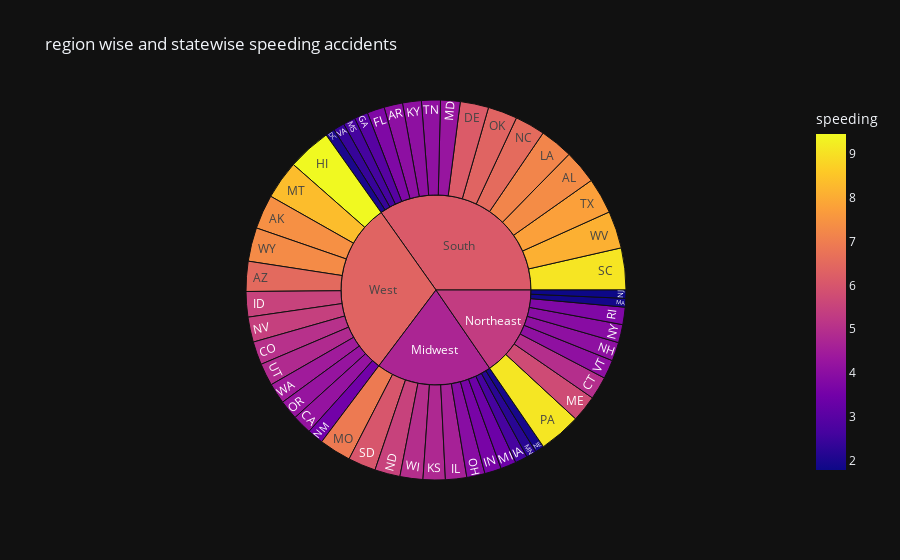

Write notebook code for a chart like this one.
### Code cell
# regionwise and statewise speeding accidents
fig = px.sunburst(df,
                   path=['region', 'abbrev'],
                   values='speeding',
                   title='region wise and statewise speeding accidents',
                   color='speeding',
                   template='plotly_dark')
fig.show()

### Figure 1 — Plotly figure (JSON) as saved in the notebook; plotly's stock layout.template omitted (floating-point values rounded to 4 significant figures)
{"data": [{"branchvalues": "total", "customdata": [[7.332], [7.421], [6.51], [4.032], [4.2], [5.032], [4.968], [6.156], [2.006], [3.759], [2.964], [9.45], [5.508], [4.608], [3.625], [2.669], [4.806], [4.066], [7.175], [5.738], [4.25], [1.886], [3.384], [2.208], [2.64], [6.923], [8.346], [1.937], [5.439], [4.06], [1.792], [3.496], [3.936], [6.552], [5.497], [3.948], [6.368], [4.224], [9.1], [3.774], [9.082], [6.014], [4.095], [7.76], [4.859], [4.08], [2.413], [4.452], [8.092], [4.968], [7.308], [6.109], [6.377], [5.34], [4.73]], "domain": {"x": [0, 1], "y": [0, 1]}, "hovertemplate": "labels=%{label}<br>speeding_sum=%{value}<br>parent=%{parent}<br>id=%{id}<br>speeding=%{color}<extra></extra>", "ids": ["South/AL", "West/AK", "West/AZ", "South/AR", "West/CA", "West/CO", "Northeast/CT", "South/DE", "South/DC", "South/FL", "South/GA", "West/HI", "West/ID", "Midwest/IL", "Midwest/IN", "Midwest/IA", "Midwest/KS", "South/KY", "South/LA", "Northeast/ME", "South/MD", "Northeast/MA", "Midwest/MI", "Midwest/MN", "South/MS", "Midwest/MO", "West/MT", "Midwest/NE", "West/NV", "Northeast/NH", "Northeast/NJ", "West/NM", "Northeast/NY", "South/NC", "Midwest/ND", "Midwest/OH", "South/OK", "West/OR", "Northeast/PA", "Northeast/RI", "South/SC", "Midwest/SD", "South/TN", "South/TX", "West/UT", "Northeast/VT", "South/VA", "West/WA", "South/WV", "Midwest/WI", "West/WY", "South", "West", "Northeast", "Midwest"], "labels": ["AL", "AK", "AZ", "AR", "CA", "CO", "CT", "DE", "DC", "FL", "GA", "HI", "ID", "IL", "IN", "IA", "KS", "KY", "LA", "ME", "MD", "MA", "MI", "MN", "MS", "MO", "MT", "NE", "NV", "NH", "NJ", "NM", "NY", "NC", "ND", "OH", "OK", "OR", "PA", "RI", "SC", "SD", "TN", "TX", "UT", "VT", "VA", "WA", "WV", "WI", "WY", "South", "West", "Northeast", "Midwest"], "marker": {"coloraxis": "coloraxis", "colors": [7.332, 7.421, 6.51, 4.032, 4.2, 5.032, 4.968, 6.156, 2.006, 3.759, 2.964, 9.45, 5.508, 4.608, 3.625, 2.669, 4.806, 4.066, 7.175, 5.738, 4.25, 1.886, 3.384, 2.208, 2.64, 6.923, 8.346, 1.937, 5.439, 4.06, 1.792, 3.496, 3.936, 6.552, 5.497, 3.948, 6.368, 4.224, 9.1, 3.774, 9.082, 6.014, 4.095, 7.76, 4.859, 4.08, 2.413, 4.452, 8.092, 4.968, 7.308, 6.109, 6.377, 5.34, 4.73]}, "name": "", "parents": ["South", "West", "West", "South", "West", "West", "Northeast", "South", "South", "South", "South", "West", "West", "Midwest", "Midwest", "Midwest", "Midwest", "South", "South", "Northeast", "South", "Northeast", "Midwest", "Midwest", "South", "Midwest", "West", "Midwest", "West", "Northeast", "Northeast", "West", "Northeast", "South", "Midwest", "Midwest", "South", "West", "Northeast", "Northeast", "South", "Midwest", "South", "South", "West", "Northeast", "South", "West", "South", "Midwest", "West", "", "", "", ""], "type": "sunburst", "values": [7.332, 7.421, 6.51, 4.032, 4.2, 5.032, 4.968, 6.156, 2.006, 3.759, 2.964, 9.45, 5.508, 4.608, 3.625, 2.669, 4.806, 4.066, 7.175, 5.738, 4.25, 1.886, 3.384, 2.208, 2.64, 6.923, 8.346, 1.937, 5.439, 4.06, 1.792, 3.496, 3.936, 6.552, 5.497, 3.948, 6.368, 4.224, 9.1, 3.774, 9.082, 6.014, 4.095, 7.76, 4.859, 4.08, 2.413, 4.452, 8.092, 4.968, 7.308, 88.74, 76.25, 39.33, 50.59]}], "layout": {"coloraxis": {"colorbar": {"title": {"text": "speeding"}}, "colorscale": [[0, "#0d0887"], [0.1111, "#46039f"], [0.2222, "#7201a8"], [0.3333, "#9c179e"], [0.4444, "#bd3786"], [0.5556, "#d8576b"], [0.6667, "#ed7953"], [0.7778, "#fb9f3a"], [0.8889, "#fdca26"], [1, "#f0f921"]]}, "legend": {"tracegroupgap": 0}, "title": {"text": "region wise and statewise speeding accidents"}}}
